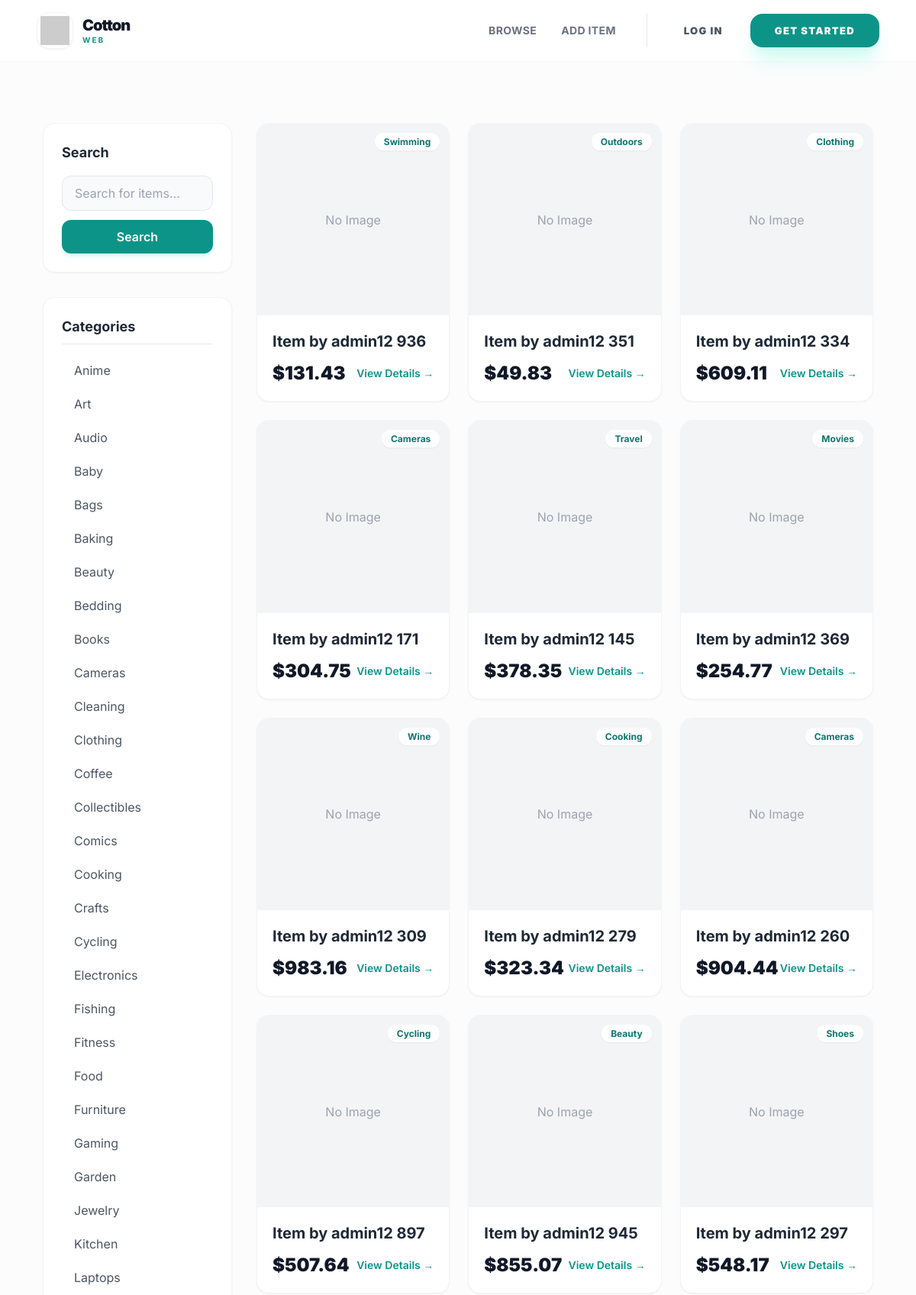
The app's page /items/ (upper part) with its own data.
### item/models.py (models this page shows, shortened)
class Category(models.Model):
    name = models.CharField(max_length=200)
    class Meta:
        ordering = ('name',)
        verbose_name_plural = 'Categories'

class Item(models.Model):
    category = models.ForeignKey(Category, related_name='items', on_delete=models.CASCADE, db_index=True)
    name = models.CharField(max_length=100)
    description = models.TextField(blank=True, null=True)
    price = models.FloatField()
    image = models.ImageField(upload_to='item_images', blank=True, null=True)
    is_sold = models.BooleanField(default=False, db_index=True)
    user = models.ForeignKey(settings.AUTH_USER_MODEL, related_name='items', on_delete=models.CASCADE)
    created_at = models.DateTimeField(auto_now_add=True, db_index=True)

### item/views.py (the view)
# urls.py: path('', views.items, name='items'),
def items(request):
    query = request.GET.get('query', '')
    category_id = request.GET.get('category', 0)
    categories = cache.get_or_set('all_categories', Category.objects.all(), 3600)
    items_list = Item.objects.filter(is_sold=False).only(
        'name', 'price', 'image', 'category_id'
    ).select_related('category').order_by('-id')
    if category_id and int(category_id) != 0:
        items_list = items_list.filter(category_id=category_id)
    if query:
        items_list = items_list.filter(
            Q(name__icontains=query) | Q(description__icontains=query)
        )
    paginator = Paginator(items_list, 12)
    page_number = request.GET.get('page')
    page_obj = paginator.get_page(page_number)
    return render(request, 'item/items.html', {
        'items': page_obj,
        'query': query,
        'categories': categories,
        'category_id': int(category_id),
    })

### item/templates/item/items.html (shortened to what this page needs)
{% extends "core/base.html" %}
{% block content %}
<div class="max-w-7xl mx-auto px-4 sm:px-6 lg:px-8 py-8">
    <div class="grid grid-cols-1 md:grid-cols-4 gap-8">
        <div class="col-span-1 space-y-8">
            <div class="bg-white p-6 rounded-2xl shadow-sm border border-gray-100">
                <p class="font-bold text-gray-800 mb-4 text-lg">Search</p>
                <form method="get" action="{% url 'item:items' %}" class="space-y-3">
                    <input name="query"
                           class="w-full py-3 px-4 bg-gray-50 border border-gray-200 rounded-xl focus:ring-2 focus:ring-teal-500 focus:outline-none transition"
                           type="text"
                           value="{{ query }}"
                           placeholder="Search for items...">
                    <button class="w-full py-3 bg-teal-600 hover:bg-teal-700 text-white font-semibold rounded-xl transition shadow-md shadow-teal-100">
                        Search
                    </button>
                </form>
            </div>
            <div class="bg-white p-6 rounded-2xl shadow-sm border border-gray-100">
                <p class="font-bold text-gray-800 mb-4 text-lg border-b pb-2">Categories</p>
                <ul class="space-y-2">
                    {% for category in categories %}
                        <li>
                            <a href="{% url 'item:items' %}?query={{ query }}&category={{ category.id }}"
                               class="block py-2 px-4 rounded-lg transition {% if category.id == category_id %} bg-teal-50 text-teal-700 font-bold border-l-4 border-teal-600 {% else %} text-gray-600 hover:bg-gray-50 hover:text-teal-600 {% endif %}">
                                {{ category.name }}
                            </a>
                        </li>
                    {% endfor %}
                </ul>
            </div>
        </div>
        <div class="col-span-1 md:col-span-3">
            <div class="grid grid-cols-1 sm:grid-cols-2 lg:grid-cols-3 gap-6">
                {% for item in items %}
                    <div class="group bg-white rounded-2xl shadow-sm border border-gray-100 overflow-hidden hover:shadow-xl transition-all duration-300 transform hover:-translate-y-1">
                        <a href="{% url 'item:detail' item.id %}">
                            <div class="aspect-square overflow-hidden relative bg-gray-100">
                                {% if item.image %}
                                    <img src="{{ item.image.url }}"
                                         alt="{{ item.name }}"
                                         loading="lazy"
                                         class="w-full h-full object-cover group-hover:scale-110 transition duration-500">
                                {% else %}
                                    <div class="flex items-center justify-center h-full text-gray-400">No Image</div>
                                {% endif %}
                                <div class="absolute top-3 right-3">
                                    <span class="bg-white/90 backdrop-blur px-3 py-1 rounded-full text-xs font-bold text-teal-700 shadow-sm">
                                        {{ item.category.name }}
                                    </span>
                                </div>
                            </div>
                            <div class="p-5">
                                <h2 class="text-xl font-bold text-gray-800 group-hover:text-teal-600 transition truncate">{{ item.name }}</h2>
                                <div class="mt-3 flex items-center justify-between">
                                    <p class="text-2xl font-black text-gray-900">${{ item.price }}</p>
                                    <span class="text-sm text-teal-600 font-semibold group-hover:underline">View Details →</span>
                                </div>
                            </div>
                        </a>
                    </div>
                {% empty %}
                    <div class="col-span-full py-20 text-center">
                        <p class="text-gray-400 text-xl italic">No items found matching your criteria.</p>
                    </div>
                {% endfor %}
            </div>
        </div>
    </div>
</div>
{% endblock content %}

### core/templates/core/base.html (style rules this page uses)
body { font-family: 'Inter', sans-serif; scroll-behavior: smooth; }
a, button { transition: all 0.3s cubic-bezier(0.4, 0, 0.2, 1); }

### records on screen
Category: name "Anime"
Category: name "Art"
Category: name "Audio"
Category: name "Baby"
Category: name "Bags"
Category: name "Baking"
Category: name "Beauty"
Category: name "Bedding"
Category: name "Books"
Category: name "Cameras"
Category: name "Cleaning"
Category: name "Clothing"
Category: name "Coffee"
Category: name "Collectibles"
Category: name "Comics"
Category: name "Cooking"
Category: name "Crafts"
Category: name "Cycling"
Category: name "Electronics"
Category: name "Fishing"
Category: name "Fitness"
Category: name "Food"
Category: name "Furniture"
Category: name "Gaming"
Category: name "Garden"
Category: name "Jewelry"
Category: name "Kitchen"
Category: name "Laptops"
Item: image "No Image", category.name "Swimming", name "Item by admin12 936", price "131.43"
Item: image "No Image", category.name "Outdoors", name "Item by admin12 351", price "49.83"
Item: image "No Image", category.name "Clothing", name "Item by admin12 334", price "609.11"
Item: image "No Image", category.name "Cameras", name "Item by admin12 171", price "304.75"
Item: image "No Image", category.name "Travel", name "Item by admin12 145", price "378.35"
Item: image "No Image", category.name "Movies", name "Item by admin12 369", price "254.77"
Item: image "No Image", category.name "Wine", name "Item by admin12 309", price "983.16"
Item: image "No Image", category.name "Cooking", name "Item by admin12 279", price "323.34"
Item: image "No Image", category.name "Cameras", name "Item by admin12 260", price "904.44"
Item: image "No Image", category.name "Cycling", name "Item by admin12 897", price "507.64"
Item: image "No Image", category.name "Beauty", name "Item by admin12 945", price "855.07"
Item: image "No Image", category.name "Shoes", name "Item by admin12 297", price "548.17"
